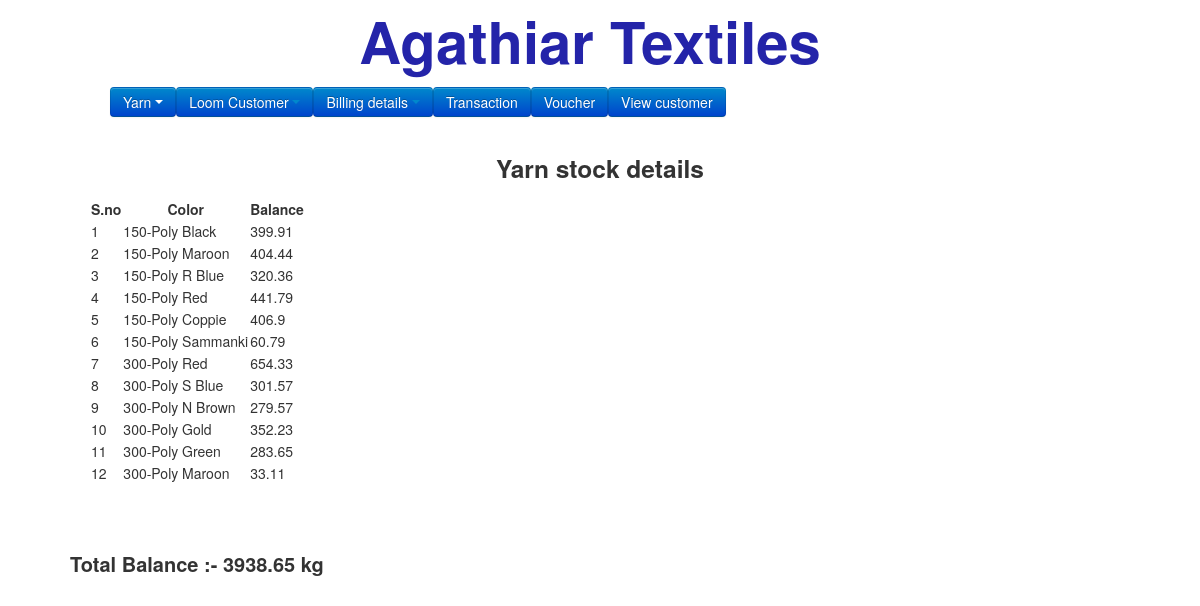
The page /threadpolystock.php on the database as committed earlier.
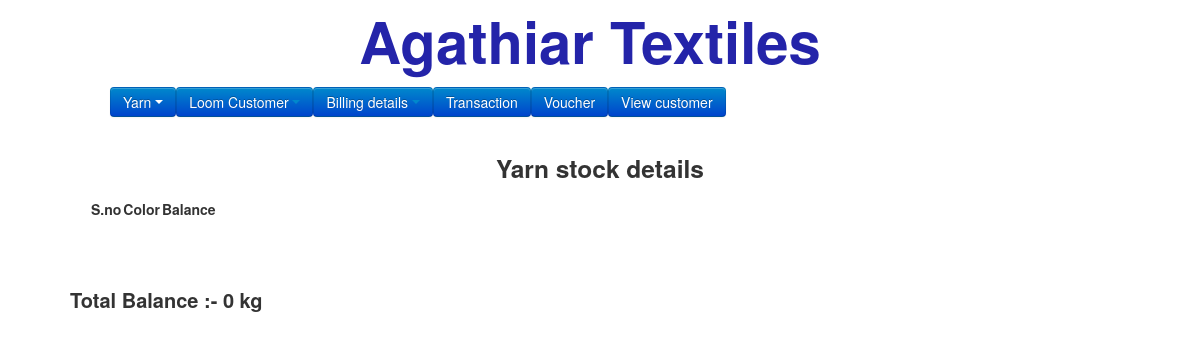
The same page on the database as committed later.
### tables this page shows
CREATE TABLE `color` (
  `id` int(50) NOT NULL,
  `name` text NOT NULL,
  `date` varchar(50) NOT NULL
);

### threadpolystock.php (the view, shortened to what this page needs)
<?php
include('template/header.php');
?>
<center><h3>Yarn stock details</h3></center>
<?php
$threads = [];
$givenkg = [];
$select=mysql_query("SELECT sum(kg) as kg, color FROM `threads` where kg > 0 group by color");
if (mysql_num_rows($select) > 0) {
    while($fetch = mysql_fetch_assoc($select)){
		$threads[$fetch['color']] = $fetch['kg'];
	}
}
$select1=mysql_query("SELECT sum(kg) as kg, color FROM `paavudetails` group by color");
if (mysql_num_rows($select1) > 0) {
    while($fetch = mysql_fetch_assoc($select1)){
		$givenkg[$fetch['color']] = $fetch['kg'];
	}
}
?>
<table id="example" border="0">
<thead>
<tr>
<th>S.no</th>
<th>Color</th>
<th>Balance</th>
</tr>
</thead>
<tbody>
<?php
$sn = 1;
$totalbalnce = 0;
foreach($threads as $k=>$v) {
	$gkg = (isset($givenkg[$k]))?$givenkg[$k]:0;
	$balnce = $v - $gkg;
	$name = getDataByName('color', $k, 'name');
	$polychk = strpos(strtolower($name), 'poly');
	if($balnce && $polychk !== false){
             $totalbalnce = $totalbalnce + $balnce;
		echo "<tr><td>".$sn++."</td><td>".$name."</td><td>".round($balnce, 2)."</td></tr>";
	}
}
?>
</tbody>
</table>
<br>
<br>
<div>
<div class="row" style="font-size:20px;padding-top:30px;font-weight:bold;">
Total Balance :- <?php echo $totalbalnce; echo ' kg' ?><br>
</div>
</body>
</html>

Rows that differ between the two databases and show on the page:
removed color: name "150-Poly Black", balnce "399.91"
removed color: name "150-Poly Maroon", balnce "404.44"
removed color: name "150-Poly R Blue", balnce "320.36"
removed color: name "150-Poly Red", balnce "441.79"
removed color: name "150-Poly Coppie", balnce "406.9"
removed color: name "150-Poly Sammanki", balnce "60.79"
removed color: name "300-Poly Red", balnce "654.33"
removed color: name "300-Poly S Blue", balnce "301.57"
removed color: name "300-Poly N Brown", balnce "279.57"
removed color: name "300-Poly Gold", balnce "352.23"
removed color: name "300-Poly Green", balnce "283.65"
removed color: name "300-Poly Maroon", balnce "33.11"
Other text that changed with them:
$totalbalnce: "3938.65" → "0"
